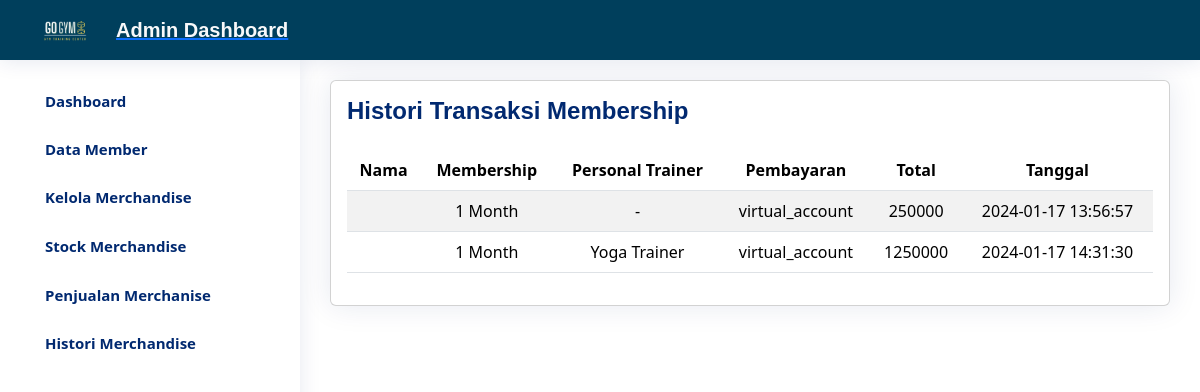
The app's page /admin_transaksi_member.php?cari=1 with its own data.
### tables this page shows
CREATE TABLE `member` (
  `idmember` int(11) NOT NULL,
  `name` varchar(25) NOT NULL,
  `tipe` varchar(25) NOT NULL,
  `trainer` varchar(25) NOT NULL,
  `tglmul` timestamp NOT NULL DEFAULT current_timestamp() ON UPDATE current_timestamp(),
  `pembayaran` varchar(25) NOT NULL,
  `total` int(11) NOT NULL
);

### admin_transaksi_member.php (the view, shortened to what this page needs)
<!DOCTYPE html>
<html lang="en">
<head>
    <link rel="stylesheet" href="CSS/styledashtest.css">
    <link href="https://unpkg.com/aos@2.3.1/dist/aos.css" rel="stylesheet">
    <link href="https://cdn.jsdelivr.net/npm/bootstrap@5.3.2/dist/css/bootstrap.min.css" rel="stylesheet">
</head>
<body>
    <?php include "navbaradmin.php"; ?>
    <main id="main" class="main">
        <div class="pagetitle">
            <div class="card">
                <div class="card-body">
                    <div>
                        <div class="mb-4">
                            <h1>Histori Transaksi Membership</h1>
                        </div>
                        <table class="table table-striped text-center">
                            <thead>
                                <tr>
                                    <th scope="col">Nama</th>
                                    <th scope="col">Membership</th>
                                    <th scope="col">Personal Trainer</th>
                                    <th scope="col">Pembayaran</th>
                                    <th scope="col">Total</th>
                                    <th scope="col">Tanggal</th>
                                </tr>
                            </thead>
                            <tbody>
                                <?php
                                include "function.php";
                                if (isset($_GET['cari'])) {
                                    $pencarian = $_GET['cari'];
                                    $query = "SELECT * FROM member WHERE idmember LIKE '%" . $pencarian . "%'
                            OR name LIKE '%" . $pencarian . "%'
                            OR tipe LIKE '%" . $pencarian . "%'
                            OR trainer LIKE '%" . $pencarian . "%'
                            OR tglmul LIKE '%" . $pencarian . "%' ORDER BY idmember ASC";
                                } else {
                                    $query = "SELECT * FROM historimember LEFT JOIN member ON historimember.idmember = member.idmember ORDER BY historimember.idmember ASC";
                                }
                                $ambildata = mysqli_query($conn, $query);
                                while ($tampil = mysqli_fetch_array($ambildata)) {
                                    echo "
                            <tr>
                                <td>$tampil[nama]</td>
                                <td>$tampil[tipe]</td>
                                <td>$tampil[trainer]</td>
                                <td>$tampil[pembayaran]</td>
                                <td>$tampil[total]</td>
                                <td>$tampil[tglmul]</td>
                            </tr>";
                                }
                                ?>
                            </tbody>
                        </table>
                    </div>
                </div>
            </div>
        </div>
    </main>
</body>
</html>

### CSS/styledashtest.css (style rules this page uses)
:root { scroll-behavior: smooth; }
body { font-family: "Open Sans", sans-serif; background: #f6f9ff; color: #444444; }
h1, h2, h3, h4, h5, h6 { font-family: "Nunito", sans-serif; }
#main { margin-top: 60px; padding: 20px 30px; transition: all 0.3s; }
.pagetitle { margin-bottom: 10px; }
.pagetitle h1 { font-size: 24px; margin-bottom: 0; font-weight: 600; color: #012970; }
.card { margin-bottom: 30px; border: none; border-radius: 5px; box-shadow: 0px 0 30px rgba(1, 41, 112, 0.1); }
.card-body { padding: 0 20px 20px 20px; }
@media (min-width: 1200px) { #main, #footer { margin-left: 300px; } }

### records on screen
member: tipe "1 Month", trainer "-", pembayaran "virtual_account", total "250000", tglmul "2024-01-17 13:56:57"
member: tipe "1 Month", trainer "Yoga Trainer", pembayaran "virtual_account", total "1250000", tglmul "2024-01-17 14:31:30"
